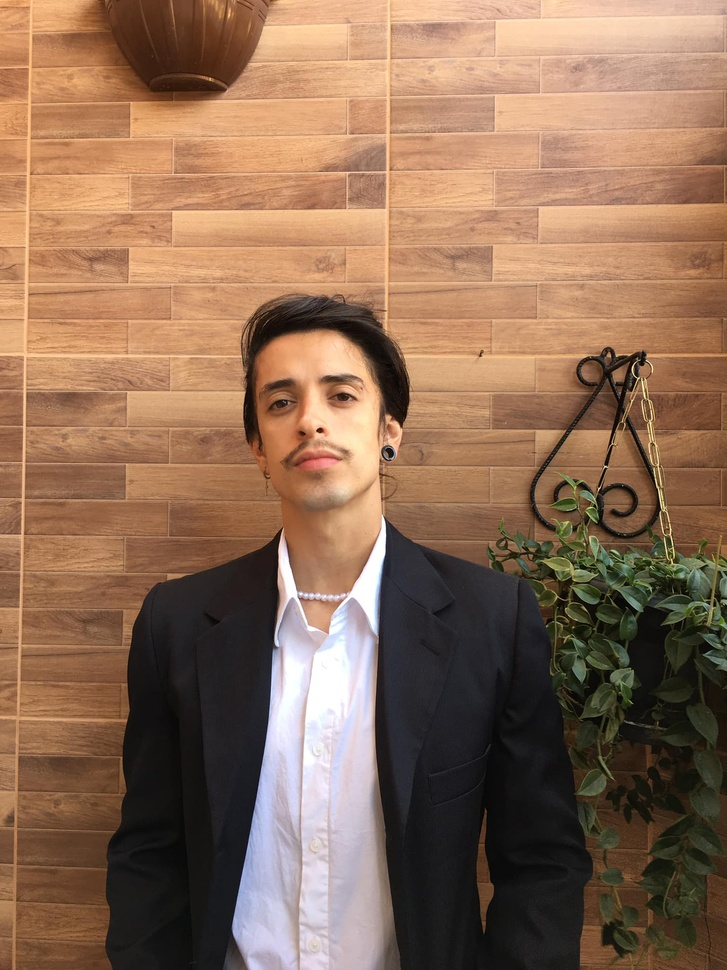
#> input picture desfoque facial/eu.jpg, 727 x 970 px, shrunk from 1536 x 2048 before the run, found by its file name
$ python main.py
#> lines starting #> are read from the running program, lines starting #| are printed output that depends on the picture; after the words box and inside, x2 and y2 are one past the last pixel; in counts of white or black regions, pixels touching at a corner belong together
import cv2
import numpy as np

def detectar_e_borrar_rosto(caminho_imagem):
    """
    Função para detectar e borrar rosto em uma imagem

    Passos do algoritmo:
    1. Carregar imagem
    2. Carregar classificador de detecção facial
    3. Converter imagem para escala de cinza
    4. Detectar rostos na imagem
    5. Para cada rosto detectado:
       - Aplicar filtro de desfoque (Gaussian Blur)
    6. Salvar imagem processada
    """

    # 1. Carregar imagem
    imagem = cv2.imread(caminho_imagem)
#> imagem is the input picture: shape (970, 727, 3); mean B, G, R 86, 109, 141.5

    # 2. Carregar classificador pré-treinado de detecção facial
    classificador_facial = cv2.CascadeClassifier(
        cv2.data.haarcascades + 'haarcascade_frontalface_default.xml'
    )

    # 3. Converter imagem para escala de cinza (necessário para detecção)
    imagem_cinza = cv2.cvtColor(imagem, cv2.COLOR_BGR2GRAY)
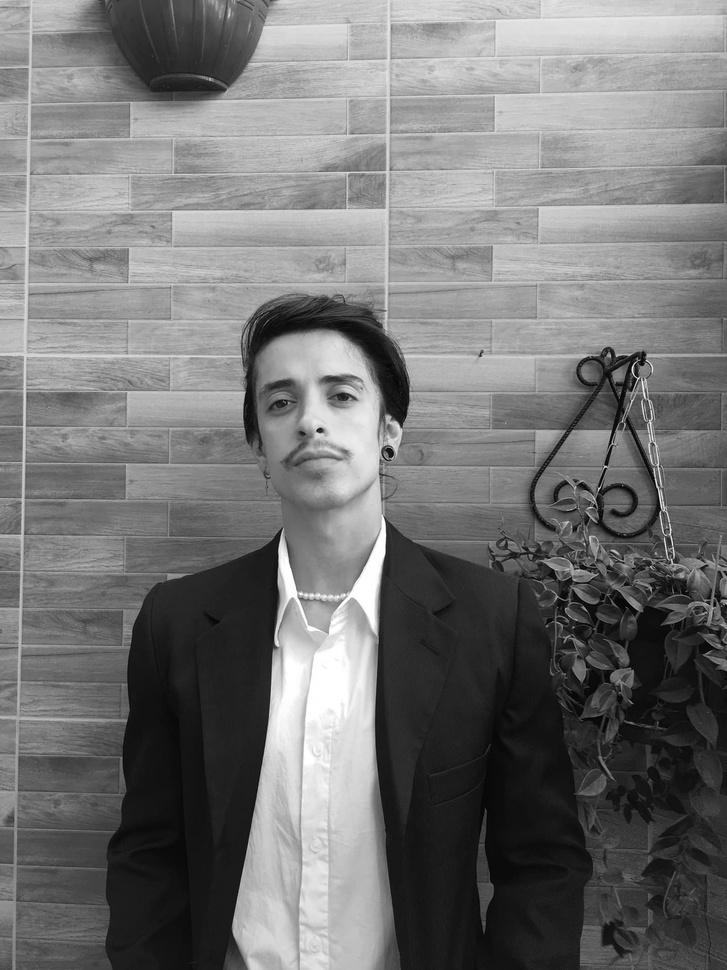
#> imagem_cinza: shape (970, 727); min 1, max 255, mean 116.1

    # 4. Detectar rostos na imagem
    rostos = classificador_facial.detectMultiScale(
        imagem_cinza,
        scaleFactor=1.1,  # Reduz o tamanho da imagem em 10% a cada escala
        minNeighbors=5,   # Número mínimo de vizinhos para considerar uma detecção válida
        minSize=(30, 30)  # Tamanho mínimo da região detectada
    )
#> rostos = [[564, 788, 55, 55], [230, 333, 165, 165]]

    # 5. Borrar cada rosto detectado
    for (x, y, w, h) in rostos:
        # Extrair região do rosto
        regiao_rosto = imagem[y:y+h, x:x+w]

        # Aplicar desfoque Gaussian
        # Kernel (25,25) define a intensidade do borramento
        rosto_borrado = cv2.GaussianBlur(regiao_rosto, (51, 51), sigmaX=10)

        # Substituir região original pelo rosto borrado
        imagem[y:y+h, x:x+w] = rosto_borrado
#> this loop made 2 passes
#> pass 1, in detectar_e_borrar_rosto, `regiao_rosto = imagem[y:y+h, x:x+w]`:
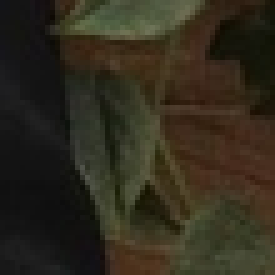
#> regiao_rosto: shape (55, 55, 3) (shown 5 times larger); mean B, G, R 29.5, 43.1, 48.7
#> pass 1, in detectar_e_borrar_rosto, `rosto_borrado = cv2.GaussianBlur(regiao_rosto, (51, 51), sigmaX=10)`:
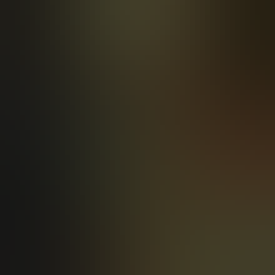
#> rosto_borrado: shape (55, 55, 3) (shown 5 times larger); mean B, G, R 29.5, 43.1, 48.7
#> pass 2, in detectar_e_borrar_rosto, `regiao_rosto = imagem[y:y+h, x:x+w]`:
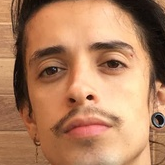
#> regiao_rosto: shape (165, 165, 3); mean B, G, R 94.9, 128, 177.1
#> pass 2, in detectar_e_borrar_rosto, `rosto_borrado = cv2.GaussianBlur(regiao_rosto, (51, 51), sigmaX=10)`:
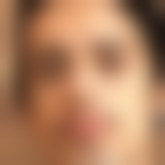
#> rosto_borrado: shape (165, 165, 3); mean B, G, R 94.9, 128, 177.1
#> after the loop:
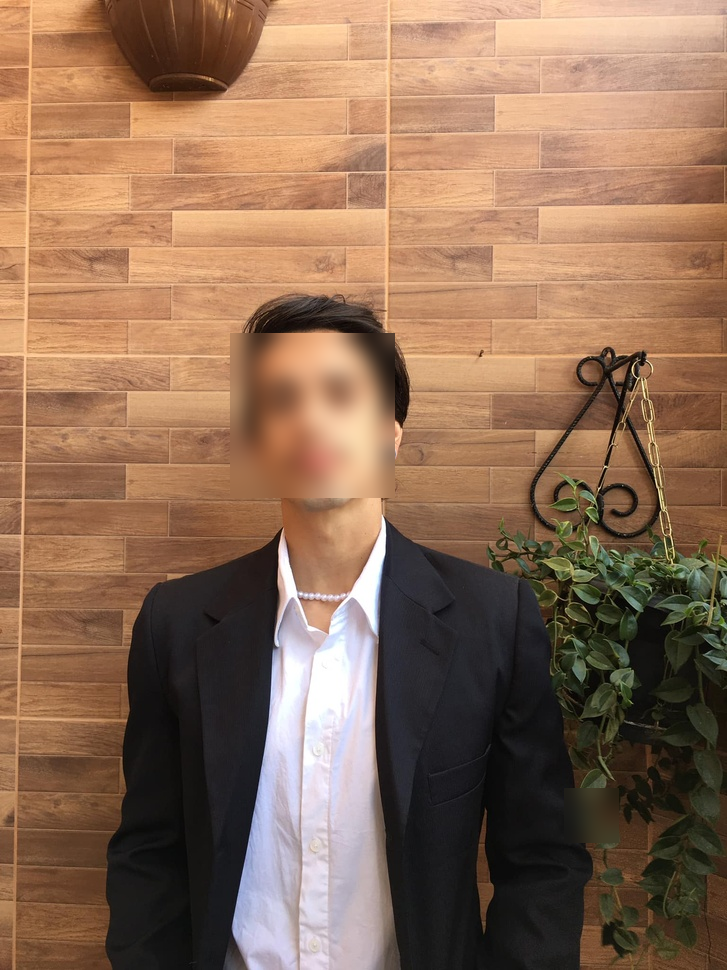
#> imagem: shape (970, 727, 3); 4.29% of pixels changed, all inside (x1, y1, x2, y2) = (230, 333, 619, 843)

    # 6. Salvar imagem processada
    caminho_saida = caminho_imagem.replace('.', '_borrado.')
    cv2.imwrite(caminho_saida, imagem) #salva a imagem em um arquivo

    print(f"Imagem processada salva em: {caminho_saida}")

    print(f"Número de rostos detectados: {len(rostos)}")
#| Número de rostos detectados: 2

# Exemplo de uso
caminho_imagem = 'C:\\Users\\johna\\Desktop\\Eng Comp 10\\PROCESSAMENTO DIGITAL DE IMAGENS\\desfoque facial\\eu.jpg'
detectar_e_borrar_rosto(caminho_imagem)
